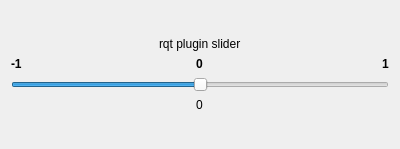
<?xml version="1.0" encoding="UTF-8"?>
<ui version="4.0">
 <class>#classname#</class>
 <widget class="QWidget" name="#classname#">
  <property name="geometry">
   <rect>
    <x>0</x>
    <y>0</y>
    <width>400</width>
    <height>149</height>
   </rect>
  </property>
  <property name="windowTitle">
   <string>#classname#</string>
  </property>
  <layout class="QVBoxLayout" name="verticalLayout">
   <item>
    <spacer name="verticalSpacer_2">
     <property name="orientation">
      <enum>Qt::Vertical</enum>
     </property>
     <property name="sizeHint" stdset="0">
      <size>
       <width>20</width>
       <height>40</height>
      </size>
     </property>
    </spacer>
   </item>
   <item alignment="Qt::AlignHCenter">
    <widget class="QLabel" name="label">
     <property name="text">
      <string>rqt plugin slider</string>
     </property>
    </widget>
   </item>
   <item>
    <layout class="QHBoxLayout" name="horizontalLayout">
     <item>
      <widget class="QLabel" name="label_4">
       <property name="font">
        <font>
         <weight>75</weight>
         <bold>true</bold>
        </font>
       </property>
       <property name="text">
        <string>-1</string>
       </property>
      </widget>
     </item>
     <item alignment="Qt::AlignHCenter">
      <widget class="QLabel" name="label_3">
       <property name="font">
        <font>
         <weight>75</weight>
         <bold>true</bold>
        </font>
       </property>
       <property name="text">
        <string>0</string>
       </property>
      </widget>
     </item>
     <item alignment="Qt::AlignRight">
      <widget class="QLabel" name="label_2">
       <property name="font">
        <font>
         <weight>75</weight>
         <bold>true</bold>
        </font>
       </property>
       <property name="text">
        <string>1</string>
       </property>
      </widget>
     </item>
    </layout>
   </item>
   <item>
    <widget class="QSlider" name="horizontalSlider">
     <property name="minimum">
      <number>-50</number>
     </property>
     <property name="maximum">
      <number>50</number>
     </property>
     <property name="pageStep">
      <number>1</number>
     </property>
     <property name="orientation">
      <enum>Qt::Horizontal</enum>
     </property>
    </widget>
   </item>
   <item alignment="Qt::AlignHCenter">
    <widget class="QLabel" name="label_value">
     <property name="text">
      <string>0</string>
     </property>
    </widget>
   </item>
   <item>
    <spacer name="verticalSpacer">
     <property name="orientation">
      <enum>Qt::Vertical</enum>
     </property>
     <property name="sizeHint" stdset="0">
      <size>
       <width>20</width>
       <height>40</height>
      </size>
     </property>
    </spacer>
   </item>
  </layout>
 </widget>
 <resources/>
 <connections>
  <connection>
   <sender>horizontalSlider</sender>
   <signal>valueChanged(int)</signal>
   <receiver>label_value</receiver>
   <slot>setNum(int)</slot>
   <hints>
    <hint type="sourcelabel">
     <x>199</x>
     <y>86</y>
    </hint>
    <hint type="destinationlabel">
     <x>199</x>
     <y>109</y>
    </hint>
   </hints>
  </connection>
 </connections>
</ui>
